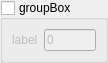
<?xml version="1.0" encoding="UTF-8"?>
<ui version="4.0">
 <class>FixedValueWidget</class>
 <widget class="QWidget" name="FixedValueWidget">
  <property name="geometry">
   <rect>
    <x>0</x>
    <y>0</y>
    <width>108</width>
    <height>58</height>
   </rect>
  </property>
  <property name="windowTitle">
   <string>Form</string>
  </property>
  <layout class="QVBoxLayout" name="verticalLayout">
   <property name="leftMargin">
    <number>0</number>
   </property>
   <property name="topMargin">
    <number>0</number>
   </property>
   <property name="rightMargin">
    <number>0</number>
   </property>
   <property name="bottomMargin">
    <number>0</number>
   </property>
   <item>
    <widget class="QGroupBox" name="groupBox">
     <property name="title">
      <string>groupBox</string>
     </property>
     <property name="checkable">
      <bool>true</bool>
     </property>
     <property name="checked">
      <bool>false</bool>
     </property>
     <layout class="QHBoxLayout" name="horizontalLayout">
      <item>
       <widget class="QLabel" name="label">
        <property name="text">
         <string>label</string>
        </property>
       </widget>
      </item>
      <item>
       <widget class="QLineEdit" name="value">
        <property name="text">
         <string>0</string>
        </property>
       </widget>
      </item>
     </layout>
    </widget>
   </item>
  </layout>
 </widget>
 <resources/>
 <connections/>
</ui>
